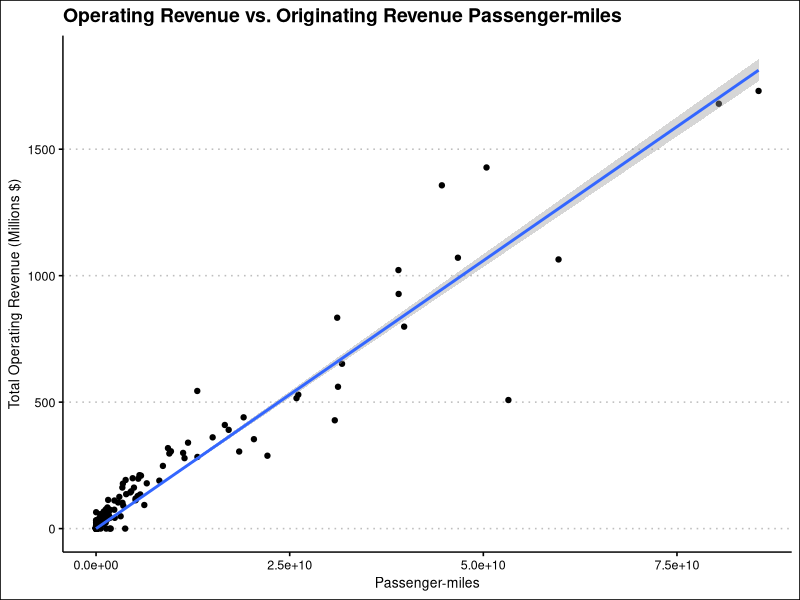
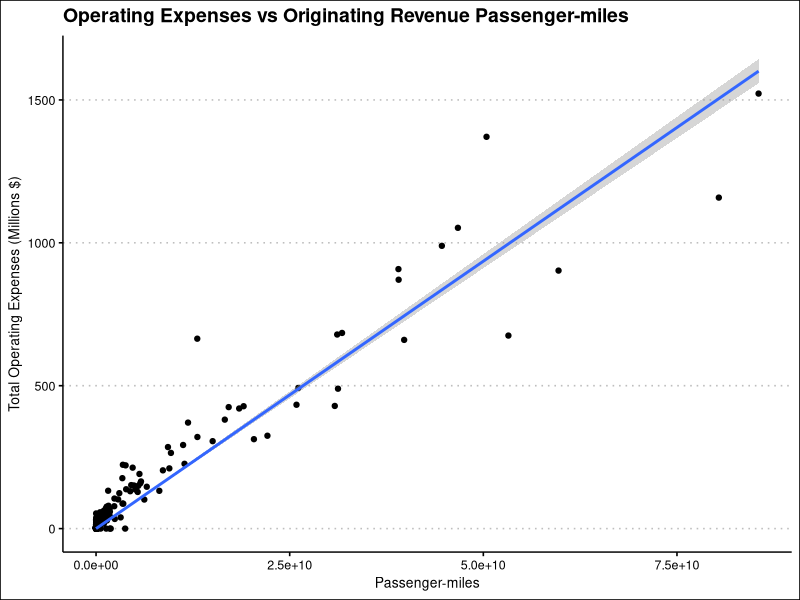

The R source for these figures, in order: (Note: this script raises an error after producing the figures.)
## ---- chunk 1
#| warning: false
#| message: false
# Remove all elements from memory
# and load tidyverse packages
rm(list = ls())
library(tidyverse)
library(ggthemes)

# Load flight data and financial data
airport_pm <- read_csv("../data/airports/airport_pm.csv")
fin <- read_csv("../data/airports/airport_financials.csv")
## ---- chunk 2
fin %>%
  mutate(operating_profit = `Total Operating Revenue` - `Total Operating Expenses`) %>%
  select(LOC_ID, `Total Operating Revenue`, `Total Operating Expenses`, operating_profit, `Fuel sales net profit/loss or fuel flowage fees`) %>%
  rename(tot_oper_rev = `Total Operating Revenue`) %>%
  rename(tot_oper_exp = `Total Operating Expenses`) %>%
  rename(fuel_net_profit = `Fuel sales net profit/loss or fuel flowage fees`) -> fin_red
## ---- chunk 3
airport_pm %>% left_join(fin_red, by = join_by(AIRPORT == LOC_ID)) %>%
  filter(!is.na(operating_profit)) %>%
  mutate(tot_oper_rev = tot_oper_rev/1000000) %>%
  mutate(tot_oper_exp = tot_oper_exp/1000000) %>%
  mutate(fuel_net_profit = fuel_net_profit/1000000) %>%
  mutate(operating_profit = operating_profit/1000000) %>%
  mutate(fuel_profit_pm = fuel_net_profit/(orig_pm/1000000)) -> joined_df

summary(joined_df)
## ---- chunk 4
summary(joined_df$orig_pm)
## ---- chunk 5
# Remove passenger-mile outliers


# Remove outliers with extreme profit/loss
#joined_df <- joined_df %>%
#  filter(tot_oper_rev>0, tot_oper_exp>0) 

#prof_outliers <- boxplot(joined_df$prof_loss, plot=FALSE)$out
#joined_df <- joined_df[-which(joined_df$prof_loss %in% prof_outliers),]

summary(joined_df$orig_pm)
## ---- chunk 6
# Estimate the simple bivariate linear model
# without a y-intercept
m_rev <- lm(tot_oper_rev ~ orig_pm+0, data = joined_df)
m_rev_df <- joined_df

# Uncomment these code lines only if you wish to remove
# observations (airports) with outlier model residuals.
# --------
#m_rev_df["resid"] = m_rev$residuals
#rev_resid_out <- boxplot(m_rev_df$resid, plot = FALSE)$out
#m_rev_df <- m_rev_df[-which(m_rev_df$resid %in% rev_resid_out), ]
## ---- chunk 7
ggplot(joined_df, aes(x = orig_pm, y = tot_oper_rev)) +
  geom_point() +
  geom_smooth(method = "lm", formula = y ~ x+0) +
  labs(title = "Operating Revenue vs. Originating Revenue Passenger-miles",
       x = "Passenger-miles",
       y = "Total Operating Revenue (Millions $)") +
  theme_clean()
  
## ---- chunk 8
# Estimate the simple bivariate linear model
# without a y-intercept
m_exp <- lm(tot_oper_exp ~ orig_pm+0, data = joined_df)
m_exp_df <- joined_df
# Uncomment these code lines only if you wish to remove
# observations (airports) with outlier model residuals.
# --------
m_exp_df["resid"] = m_exp$residuals
exp_resid_out <- boxplot(m_exp_df$resid, plot = FALSE)$out
m_exp_df <- m_exp_df[-which(m_exp_df$resid %in% exp_resid_out), ]
## ---- chunk 9
ggplot(joined_df, aes(x = orig_pm, y = tot_oper_exp)) +
  geom_point() +
  geom_smooth(method = "lm", formula = y ~ x+0) +
  labs(title = "Operating Expenses vs Originating Revenue Passenger-miles",
       x = "Passenger-miles",
       y = "Total Operating Expenses (Millions $)") +
  theme_clean()
## ---- chunk 10
# The following three lines of code remove passenger mile outliers
# according to the 1.5 the Interquartile range (IQR) rule
# from the data 
# --------
#pm_out <- boxplot(joined_df$orig_pm, plot=FALSE)$out
#prof_df <- joined_df
#prof_df <- prof_df[-which(prof_df$orig_pm %in% pm_out), ]

# Filter out airports where either revenues or expenses are
# missing or reported as zero.
prof_df = prof_df %>%
  filter(tot_oper_rev>0, tot_oper_exp>0)

# The following two lines of code filter out operating profit
# outliers according to the 1.5 IQR rule
prof_out <- boxplot(prof_df$operating_profit, plot=FALSE)$out
prof_df <- prof_df[-which(prof_df$operating_profit %in% prof_out), ]

m_prof <- lm(operating_profit ~ orig_pm, data = joined_df)
summary(m_prof)

ggplot(joined_df, aes(x = orig_pm, y = operating_profit)) +
  geom_point() +
  geom_smooth(method = "lm", formula = y ~ x) +
  labs(title = "Operating Profit vs. Originating Revenue Passenger-miles",
       x = "Passenger-miles",
       y = "Operating Profit (Millions $)") +
  theme_clean()
## ---- chunk 11
# The following three lines remove outliers in terms of net profit
# from the data before plotting using the 1.5 * IQR rule.
fuel_out <- boxplot(joined_df$fuel_net_profit, plot=FALSE)$out
fuel_df <- joined_df
fuel_df <- fuel_df[-which(fuel_df$fuel_net_profit %in% fuel_out), ]

ggplot(fuel_df, 
       aes(x = orig_pm, y = fuel_net_profit)) +
  geom_point() +
  geom_smooth(method = "lm", formula = y ~ x +0)
## ---- chunk 12
m_rev <- lm(tot_oper_rev ~ orig_pm+0, data = joined_df)
summary(m_rev)
m_exp <- lm(tot_oper_exp ~ orig_pm+0, data = joined_df)
summary(m_exp)
## ---- chunk 13
F_KRev <- format(coef(m_rev), scientific=F)[[1]]
F_KExp <- format(coef(m_exp), scientific=F)[[1]]
paste("F_KRev =", F_KRev)
paste("F_KExp =", F_KExp)
## ---- chunk 14
joined_df %>%
  mutate(rev_pm = tot_oper_rev / orig_pm) %>%
  mutate(exp_pm = tot_oper_exp / orig_pm) %>%
  mutate(fuel_pm = fuel_net_profit / orig_pm) %>%
  summarize(avg_rev_pm = mean(rev_pm),
            avg_exp_pm = mean(exp_pm),
            avg_fuel_pm = mean(fuel_pm)) -> sres

paste("Average Revenue per PM :", format(as.numeric(sres[1, "avg_rev_pm"]), scientific = F))
paste("Average Expense per PM :", format(as.numeric(sres[1,"avg_exp_pm"]), scientific=F))
paste("Average FuelProf per PM:", format(as.numeric(sres[1,"avg_fuel_pm"]), scientific = F))
